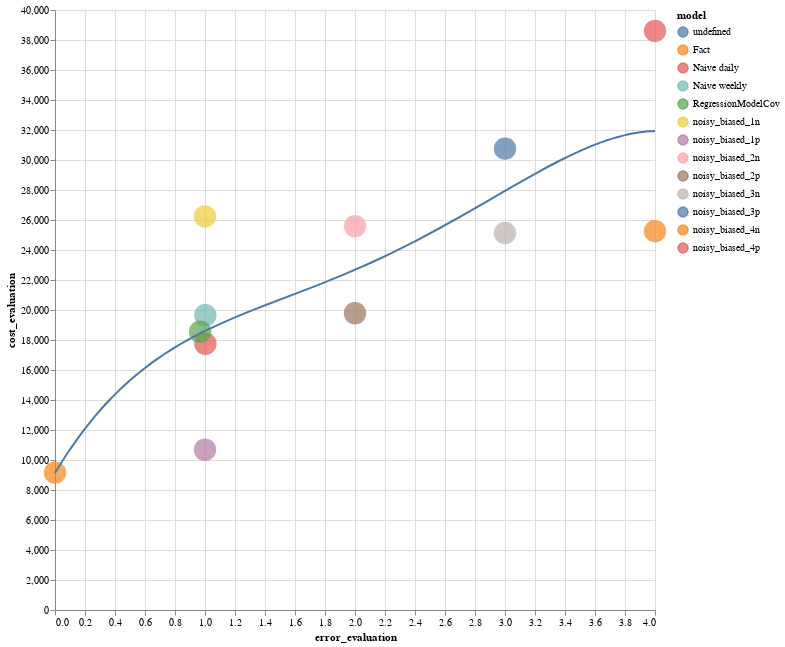

The notebook cell this image was saved under:
### Code cell
chart = alt.Chart(results.loc[results.model != 'Fact (no control)']).mark_circle(size=500).encode(
    x='error_evaluation:Q',
    y=alt.Y('cost_evaluation:Q'),
    color=alt.Color('model:N'),
    tooltip = ['model:N','error_evaluation:Q','cost_evaluation:Q']
).properties(width=600, height=600)

chart2 = alt.Chart(results.loc[results.model == 'Fact (no control)']).mark_circle(size=500).encode(
    x='error_evaluation:Q',
    y=alt.Y('cost_evaluation:Q'),
    color=alt.Color('model:N'),
    tooltip = ['model:N','error_evaluation:Q','cost_evaluation:Q']
).properties(width=600, height=600)


chart +chart2+ chart.transform_regression('error_evaluation', 'cost_evaluation', method='poly', order=4).mark_line()

### Figure 1 — Vega-Lite specification as saved in the notebook (floating-point values rounded to 4 significant figures)
{"config": {"view": {"continuousWidth": 400, "continuousHeight": 300}}, "layer": [{"data": {"name": "data-333de6d959a917d38ff7ae8da6b013da"}, "mark": {"type": "circle", "size": 500}, "encoding": {"color": {"type": "nominal", "field": "model"}, "tooltip": [{"type": "nominal", "field": "model"}, {"type": "quantitative", "field": "error_evaluation"}, {"type": "quantitative", "field": "cost_evaluation"}], "x": {"type": "quantitative", "field": "error_evaluation"}, "y": {"type": "quantitative", "field": "cost_evaluation"}}, "height": 600, "width": 600}, {"data": {"name": "data-d751713988987e9331980363e24189ce"}, "mark": {"type": "circle", "size": 500}, "encoding": {"color": {"type": "nominal", "field": "model"}, "tooltip": [{"type": "nominal", "field": "model"}, {"type": "quantitative", "field": "error_evaluation"}, {"type": "quantitative", "field": "cost_evaluation"}], "x": {"type": "quantitative", "field": "error_evaluation"}, "y": {"type": "quantitative", "field": "cost_evaluation"}}, "height": 600, "width": 600}, {"data": {"name": "data-333de6d959a917d38ff7ae8da6b013da"}, "mark": "line", "encoding": {"color": {"type": "nominal", "field": "model"}, "tooltip": [{"type": "nominal", "field": "model"}, {"type": "quantitative", "field": "error_evaluation"}, {"type": "quantitative", "field": "cost_evaluation"}], "x": {"type": "quantitative", "field": "error_evaluation"}, "y": {"type": "quantitative", "field": "cost_evaluation"}}, "height": 600, "transform": [{"on": "error_evaluation", "regression": "cost_evaluation", "method": "poly", "order": 4}], "width": 600}], "$schema": "https://vega.github.io/schema/vega-lite/v4.8.1.json", "datasets": {"data-333de6d959a917d38ff7ae8da6b013da": [{"model": "Naive weekly", "cost_evaluation": 19650.0, "error_evaluation": 1.002}, {"model": "Naive daily", "cost_evaluation": 17750.0, "error_evaluation": 1.003}, {"model": "RegressionModelCov", "cost_evaluation": 18550.0, "error_evaluation": 0.9676}, {"model": "Fact", "cost_evaluation": 9155.0, "error_evaluation": 0.0}, {"model": "noisy_biased_1p", "cost_evaluation": 10680.0, "error_evaluation": 1.0}, {"model": "noisy_biased_2p", "cost_evaluation": 19780.0, "error_evaluation": 2.0}, {"model": "noisy_biased_3p", "cost_evaluation": 30760.0, "error_evaluation": 3.0}, {"model": "noisy_biased_4p", "cost_evaluation": 38610.0, "error_evaluation": 4.0}, {"model": "noisy_biased_1n", "cost_evaluation": 26240.0, "error_evaluation": 1.0}, {"model": "noisy_biased_2n", "cost_evaluation": 25590.0, "error_evaluation": 2.0}, {"model": "noisy_biased_3n", "cost_evaluation": 25130.0, "error_evaluation": 3.0}, {"model": "noisy_biased_4n", "cost_evaluation": 25250.0, "error_evaluation": 4.0}], "data-d751713988987e9331980363e24189ce": []}}
